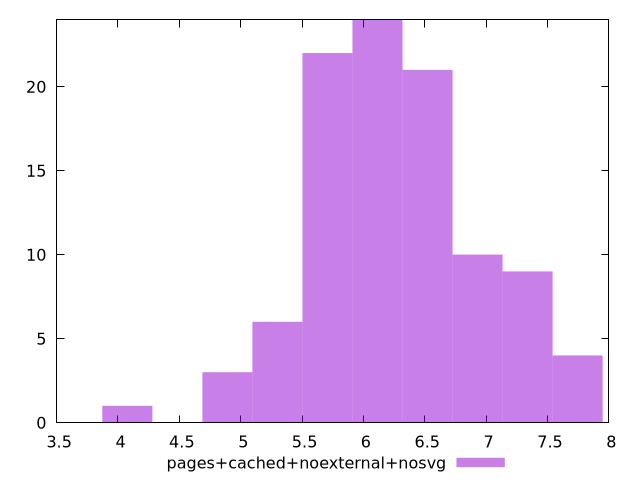

This chart was generated by the following gnuplot code:
$_pagesCachedNoexternalNosvg <<EOF
7.337519571507088 9
5.706959666727735 22
6.114599642922573 24
6.5222396191174115 21
6.92987959531225 10
7.745159547701926 4
5.299319690532897 6
4.891679714338059 3
4.076399761948382 1
EOF
set key outside below
set terminal pngcairo
set output "report_00005_2020-11-02T22-26-11.212Z/network-server-latency/pages+cached+noexternal+nosvg//raw_hist.png"
set yrange [0:24]
set boxwidth 0.4076399761948382
set style fill transparent solid 0.5 noborder
plot $_pagesCachedNoexternalNosvg title "pages+cached+noexternal+nosvg" with boxes ,
